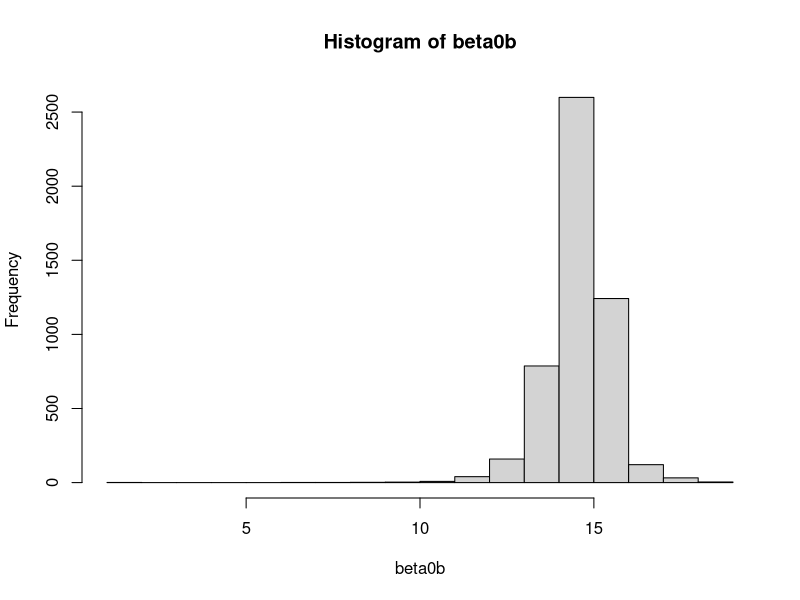
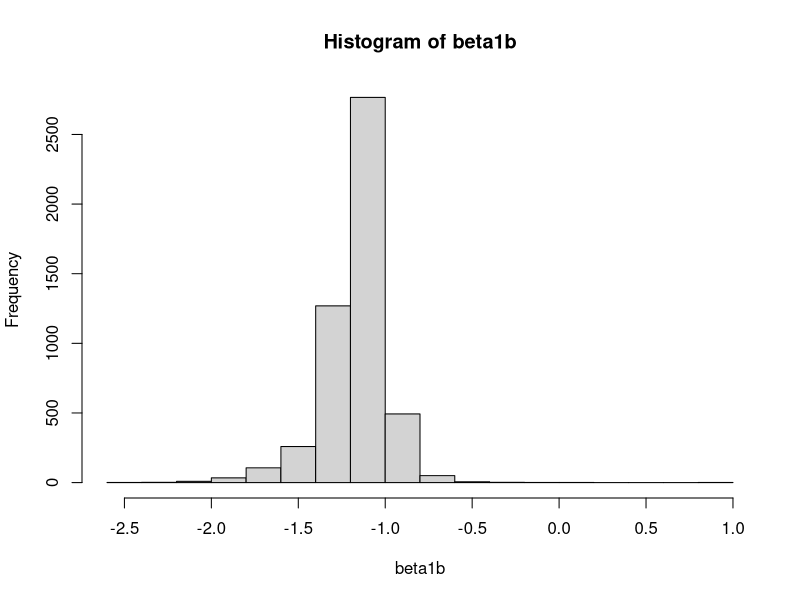

Reproduce these figures in R, in order. (Note: this script raises an error after producing the figures.)

############linear regression bootstrap
library(dplyr)


Y <- c(6.9, 5.1, 7.5, 11.1, 10.9, 4.2, 10.5, 6.8, 12.3, 14.3)
X <- c(6.2, 5.1, 7.6, 2.5, 3.5, 9.4, 4.1, 6.3, 3.0, 0.8)
data <- dplyr::as_tibble(cbind(Y,X))




####a) construa um IC para b0 e b1 com 95% onde Y = b0 + b1*X + e

B <- 5000 #5000 bootstraps 

beta0b <- numeric(5000)
beta1b <- numeric(5000)

for (i in 1:B){
  sample <- dplyr::sample_n(data, 10, replace = T)
  coefs <- coef(lm(sample$Y ~ sample$X))
  beta0b[i] <- coefs[1]
  beta1b[i] <- coefs[2]
}

hist(beta0b)
hist(beta1b)

quantile(beta0b, c(0.025, 0.975)) #IC para beta0
#   2.5%    97.5% 
#  12.52248 16.20401 

quantile(beta1b, c(0.025, 0.975)) #IC para beta1
#       2.5%      97.5% 
#  -1.6825384 -0.8514722


####podemos testar nosso bootstrap em relação a pacotes de bootstrap:
library(car)
model <- lm(Y ~ X)
bootm <- car::Boot(model, R=5000)
car::Confint(bootm, level=0.95, type="perc")

#              Estimate   2.5 %    97.5 %
#  (Intercept) 14.551831 12.53016 16.201080
#X             -1.152955 -1.66820 -0.863465

##de fato, nosso bootstrap parece ter dado bons resultados. 



#####b) Assumindo X dado e erro ~ N(0, sigma²) utilize bootstrap parametrico p/ obter as mesmas estimativas

#Queremos estimar sigma do erro ~ N(0, sigma²) 

model <- lm(Y ~ X)
coefs <- model$coefficients #betas iniciais estimados
sigma <- stats::sigma(model) #estimando sigma dos residuos (erro)

coefs_boot <- c(0,0)

for (i in 1:B){ #vamos agora fazer o bootstrap parametrico
  y_n <- coefs[1] + coefs[2]*X + rnorm(10, mean = 0, sd = sigma) #geramos Y_boot com X de nossos dados originais, betas estimados e N(0, sigma^)
  coefs_boot <- coef(lm(y_n ~ X)) #com Y_boot, estimamos os beta_boot 
  beta0b[i] <- coefs_boot[1] #salvamos os valores estimados para criarmos suas distribuições
  beta1b[i] <- coefs_boot[2]
}

hist(beta0b) #dist de beta0boot e beta1boot 
hist(beta1b)

quantile(beta0b, c(0.025, 0.975)) #IC para beta0 boot parametrico
#     2.5%    97.5% 
# 12.41991 16.60076 

quantile(beta1b, c(0.025, 0.975)) #IC para beta1 boot parametrico
#        2.5%      97.5%  
#  -1.5495476 -0.7627046

##podemos notar que o bootstrap parametrico produziu estimativas próximas ao bootstrap não parametrico. 



###c) Utilize um teste de permutação para verificar H0: B1 = 0 
#Note que sob H0, Y = Beta0 + e, ou seja, X nao tem efeito algum sob Y
#Assim, podemos permutar os valores Yobs|Xobs e X nao deveria ter efeito algum em Y. 

#Vamos estimar beta1^ 
beta1hat <- coef(lm(Y ~ X))[2]

#Agora, vamos permutar os dados e calcular a dist de Beta1^ sob H0 
est_test <- numeric(5000) #B = 5000 permutações

for (i in 1:5000){
  Y_perm <- sample(Y)
  est_test[i] <- coef(lm(Y_perm ~ X))[2]
}

#histograma da dist de beta1_perm em H0 
hist(est_test,50)
abline(v = beta1hat)

#vamos agora calcular o p-valor de H0 ter gerado o valor beta1^ = -1.15
round(mean(est_test<=beta1hat),2)
#ou seja, aproximadamente 0% das permutações geraram um valor tão ou mais extremo que beta1^ sob H0. 
#assim, podemos rejeitar a 5% a hipótese que B1 = 0. 

#quantile(est_test, c(0.025, 0.975))

###d) Este teste pode ser usado para testar B0 = 0 ?
#Não, ele faz sentido para B1 pois ao setar B1 = 0 temos um efeito na relação entre X e Y: X nao afeta Y e assim podemos testar se isto é verdade.
#Porém ao setar B0 = 0, Y = Beta1*X + e
#Ou seja, ainda temos o efeito entre as variáveis presente. 
#Assim, gerar valores permutados nesta distribuição não iria ser significativo para Beta0. 
